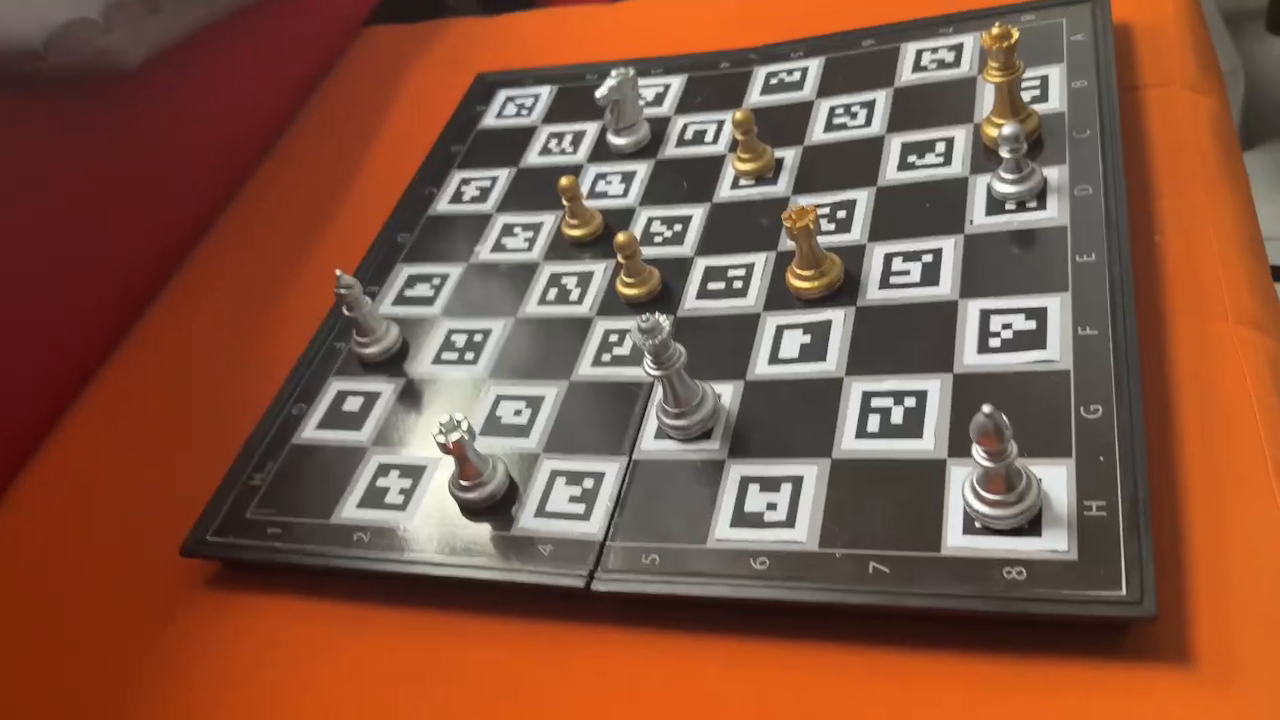
#> input picture frame 39 of videochess/chessboard2.mp4, 1280 x 720 px, given in place of the camera
$ python run_chess_pipeline.py
#> lines starting #> are read from the running program, lines starting #| are printed output that depends on the picture
### mono_eye/chess_pipeline.py
"""Pipeline tích hợp: Camera Pose (ChArUco) → Phát hiện quân cờ (YOLO) → Chiếu tọa độ 3D."""
from __future__ import annotations

from dataclasses import dataclass, field
from pathlib import Path
import time
from typing import Any, Optional

import cv2
import numpy as np

from mono_eye.camera_io import CameraModel, load_camera_yaml
from mono_eye.chess_board_grid import BoardGrid8x8, compensate_piece_occlusions, get_piece_true_height
from mono_eye.chess_detectors import ChessPieceDetector
from mono_eye.config import ROOT
from mono_eye.pose import CameraPose, PoseEstimator, UnifiedPoseEstimator
from mono_eye.projection import ProjectionProcessor


@dataclass
class ChessResult:
    """Kết quả xử lý định vị quân cờ cho một khung hình.

    Attributes:
        timestamp: Mốc thời gian xử lý khung hình.
        frame_id: Số thứ tự khung hình.
        pose: Tư thế camera ước lượng (CameraPose).
        pieces: Danh sách quân cờ phát hiện kèm tọa độ 3D và ô cờ (mm).
        fen: Chuỗi FEN biểu diễn vị trí các quân cờ trên bàn.
        board_type: Loại bảng được nhận diện ('charuco' hoặc 'chessboard_8x8').
    """

    timestamp: float
    frame_id: int
    pose: CameraPose
    pieces: list[dict[str, Any]] = field(default_factory=list)
    fen: str = ""
    board_type: str = "auto"

    # [46 lines left out: functions valid_pieces, num_pieces, as_dict, not called in this run]


class ChessMonoEyePipeline:
    """Pipeline định vị quân cờ 3D sử dụng một camera hỗ trợ bảng kép (ChArUco & Bàn cờ 8x8)."""

    def __init__(
        self,
        camera_config: str | Path = "data/calib/camera.yaml",
        camera: Optional[CameraModel] = None,
        board_config: str | Path = "bang_calib_A4.yaml",
        board_type: str = "auto",
        chessboard_config: str | Path = "configs/banco_8x8.yaml",
        piece_model_path: str | Path = "data/models/best.pt",
        detector: Optional[ChessPieceDetector] = None,
        pose_estimator: Optional[Any] = None,
        conf_threshold: float = 0.5,
        plane_z: float = 0.0,
        device: str = "auto",
        max_reproj_error_px: float = 6.0,
    ):
        """Khởi tạo ChessMonoEyePipeline.

        Args:
            camera_config: Đường dẫn file camera.yaml (nếu camera=None).
            camera: Đối tượng CameraModel nạp sẵn (tùy chọn).
            board_config: Đường dẫn cấu hình bảng ChArUco (YAML).
            board_type: Chế độ bảng ('auto', 'charuco', 'chessboard').
            chessboard_config: Đường dẫn cấu hình bàn cờ 8x8 (YAML).
            piece_model_path: Đường dẫn tới weights YOLO phát hiện quân cờ (.pt).
            detector: Đối tượng ChessPieceDetector nạp sẵn (tùy chọn).
            pose_estimator: Đối tượng PoseEstimator / UnifiedPoseEstimator nạp sẵn (tùy chọn).
            conf_threshold: Ngưỡng tin cậy nhận diện quân cờ (mặc định 0.5).
            plane_z: Cao độ mặt phẳng bàn chứa quân cờ (mm, mặc định 0.0).
            device: Thiết bị chạy inference ('auto', 'cuda', 'cpu').
            max_reproj_error_px: Sai số tái chiếu tối đa (px, mặc định 6.0).
        """
        # 1. Nạp CameraModel
        if camera is not None:
            self.camera = camera
        else:
            cam_path = Path(camera_config)
            if not cam_path.is_file():
                alt_path = ROOT / camera_config
                if alt_path.is_file():
                    cam_path = alt_path
            self.camera = load_camera_yaml(cam_path)

        # 2. Khởi tạo PoseEstimator hỗ trợ bảng kép
        self.board_type = str(board_type).lower()
        self.board_config = board_config
        self.chessboard_config = chessboard_config
        self.max_reproj_error_px = max_reproj_error_px

        if pose_estimator is not None:
            self.pose_estimator = pose_estimator
        else:
            self.pose_estimator = UnifiedPoseEstimator(
                camera=self.camera,
                mode=self.board_type,
                charuco_config=board_config,
                chessboard_config=chessboard_config,
                max_reproj_error_px=max_reproj_error_px,
            )

        # 3. Khởi tạo ProjectionProcessor chiếu pixel sang 3D mặt phẳng plane_z
        self.projection = ProjectionProcessor(
            K=self.camera.K,
            dist=self.camera.dist,
            plane_z=plane_z,
        )

        # 4. Khởi tạo ChessPieceDetector
        if detector is not None:
            self.detector = detector
        else:
            self.detector = ChessPieceDetector(
                model_path=piece_model_path,
                conf_threshold=conf_threshold,
                device=device,
            )

        # 5. Khởi tạo mô hình lưới bàn cờ 8x8
        self.grid_8x8 = BoardGrid8x8(square_size_mm=40.0)

        self.plane_z = float(plane_z)
        self.frame_id = 0

    # [273 lines left out: functions process_frame, visualize, not called in this run]

### mono_eye/camera_io.py
"""Đọc camera.yaml do `do_fov.py export` ghi ra (cv::FileStorage)."""
from __future__ import annotations

from dataclasses import dataclass
from pathlib import Path

import cv2
import numpy as np


@dataclass(frozen=True)
class CameraModel:
    K: np.ndarray       # ma trận camera 3x3
    dist: np.ndarray    # hệ số méo
    width: int
    height: int

    @property
    def camera_matrix(self) -> np.ndarray:
        return self.K

    # [28 lines left out: functions check_frame, scale_to, not called in this run]


def load_camera_yaml(path: str | Path) -> CameraModel:
    # Đọc nội dung bằng Python rồi đưa cho OpenCV dạng chuỗi: tránh việc cv2.FileStorage mở file
    # bằng bảng mã ANSI trên Windows (đường dẫn có dấu tiếng Việt có thể mở không được).
    p = Path(path)
    if not p.is_file():
        raise FileNotFoundError(f"Không tìm thấy file camera: {path}")
    fs = cv2.FileStorage(p.read_text(encoding="utf-8"),
                         cv2.FILE_STORAGE_READ | cv2.FILE_STORAGE_MEMORY)
    if not fs.isOpened():
        raise ValueError(f"Không đọc được nội dung camera.yaml: {path}")
    try:
        K = fs.getNode("camera_matrix").mat()
        dist = fs.getNode("distortion_coefficients").mat()
        width = int(fs.getNode("image_width").real())
        height = int(fs.getNode("image_height").real())
    finally:
        fs.release()
    if K is None or dist is None:
        raise ValueError(f"{path} thiếu camera_matrix hoặc distortion_coefficients")
    if width <= 0 or height <= 0:
        raise ValueError(f"{path} có kích thước ảnh không hợp lệ: {width}x{height}")
    return CameraModel(K=K, dist=dist.reshape(-1), width=width, height=height)

### scripts/run_chess_pipeline.py
"""Chạy kiểm thử Chess Piece 3D Localization Pipeline (trên camera hoặc file ảnh)."""
from __future__ import annotations

import argparse
from pathlib import Path
import sys
import time
import cv2
import numpy as np

if sys.platform == "win32" and hasattr(sys.stdout, "reconfigure"):
    sys.stdout.reconfigure(encoding="utf-8", errors="replace")

ROOT = Path(__file__).resolve().parents[1]
if str(ROOT) not in sys.path:
    sys.path.insert(0, str(ROOT))

from mono_eye.chess_pipeline import ChessMonoEyePipeline

DEFAULT_CALIB = ROOT / "data" / "calib" / "camera.yaml"
DEFAULT_BOARD = ROOT / "bang_calib_A4.yaml"
DEFAULT_CHESSBOARD = ROOT / "configs" / "banco_8x8.yaml"
DEFAULT_MODEL = ROOT / "data" / "models" / "best.pt"


def find_working_camera(preferred: list[int] = (1, 0, 2)) -> int:
    """Tự động tìm camera khả dụng và có hình ảnh sáng rõ (không bị màn đen)."""
#> called with preferred = (1, 0, 2)
    for idx in preferred:
        cap = cv2.VideoCapture(idx)
        if cap.isOpened():
            for _ in range(3):
                cap.read()
#> this loop made 3 passes
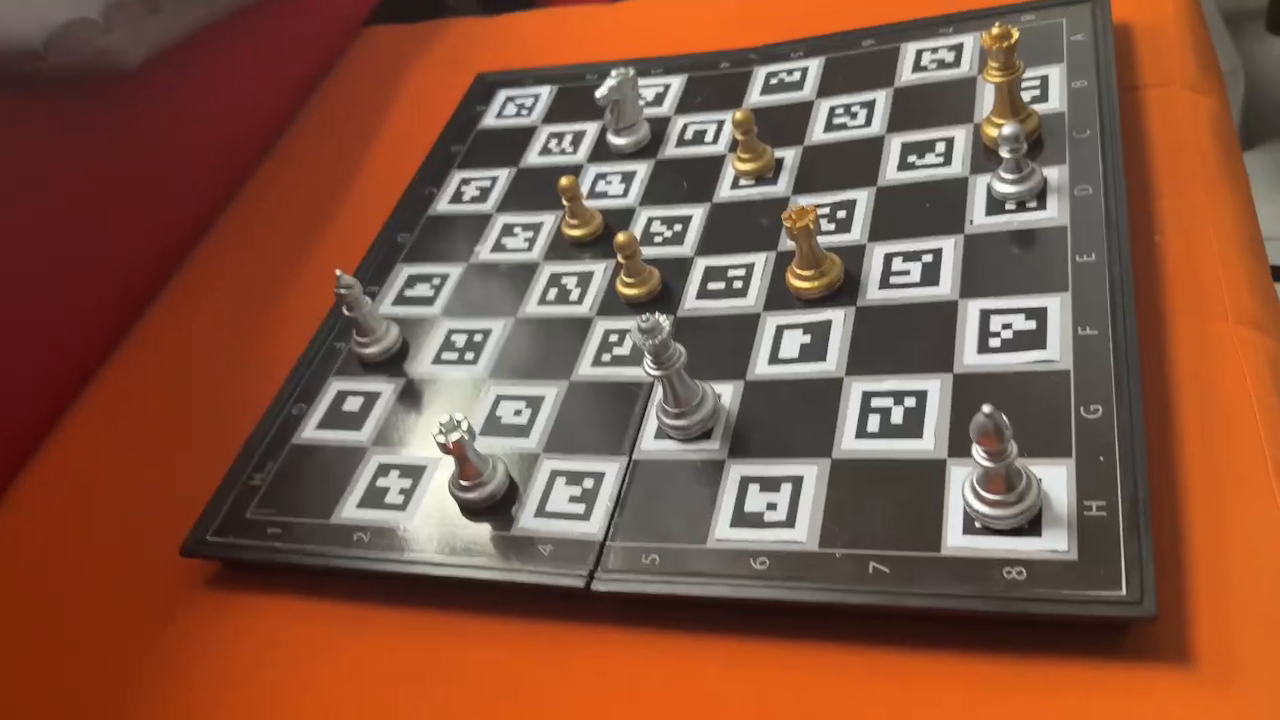
#> input picture frame 39 of videochess/chessboard2.mp4, 1280 x 720 px, given in place of the camera
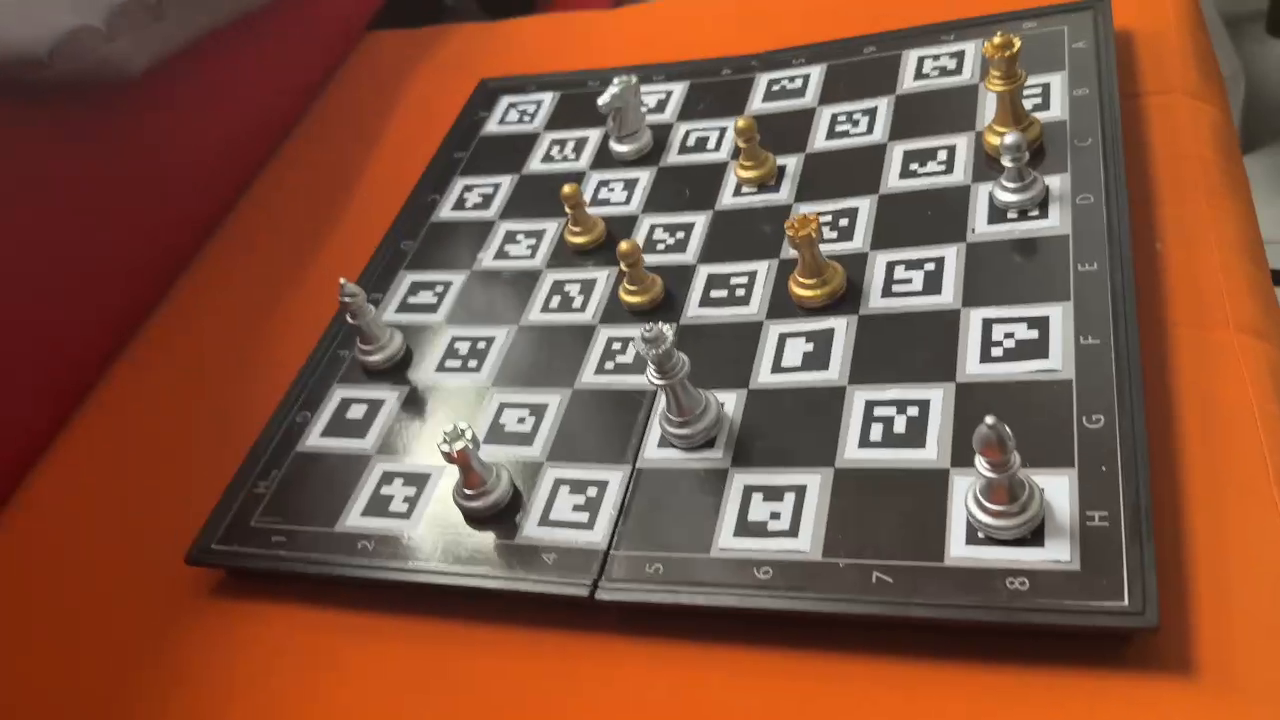
#> input picture frame 40 of videochess/chessboard2.mp4, 1280 x 720 px, given in place of the camera
            ret, frame = cap.read()
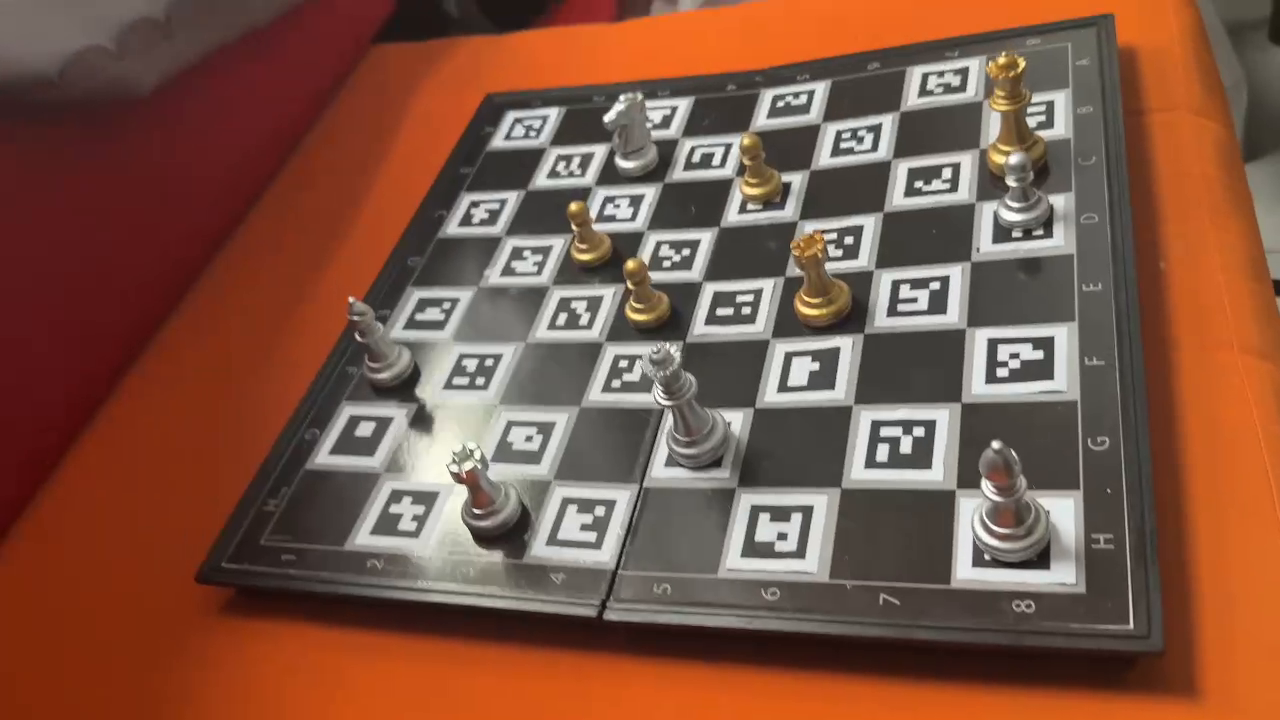
#> input picture frame 42 of videochess/chessboard2.mp4, 1280 x 720 px, given in place of the camera
#> frame is the input picture: shape (720, 1280, 3); mean B, G, R 66.6, 84.5, 126.2
            cap.release()
            if ret and frame is not None and frame.mean() > 25:
                return idx
    return 0


def run_pipeline(
    source: int | str = "auto",
    calib_file: Path = DEFAULT_CALIB,
    board_file: Path = DEFAULT_BOARD,
    chessboard_file: Path = DEFAULT_CHESSBOARD,
    board_type: str = "auto",
    model_file: Path = DEFAULT_MODEL,
    conf_threshold: float = 0.5,
    plane_z: float = 0.0,
    device: str = "auto",
    show: bool = True,
):
    print("=" * 60)
    print("Khởi tạo Chess Mono Eye 3D Localization Pipeline...")
    print(f"Calibration: {calib_file}")
    print(f"Board Mode: {board_type}")
    print(f"ChArUco Board: {board_file}")
    print(f"Chessboard 8x8: {chessboard_file}")
    print(f"YOLO Model: {model_file}")
    print(f"Confidence Threshold: {conf_threshold}")
    print(f"Table Plane Z: {plane_z} mm")
    print(f"Device: {device}")
    print("=" * 60)

    # Tự động chọn camera nếu source="auto"
    if isinstance(source, str) and source.lower() == "auto":
        detected_cam = find_working_camera()
        print(f"[*] Chế độ 'auto': Đã tự động chọn Camera Index {detected_cam} (có tín hiệu hình ảnh).")
        source = detected_cam

    pipeline = ChessMonoEyePipeline(
        camera_config=calib_file,
        board_config=board_file,
        board_type=board_type,
        chessboard_config=chessboard_file,
        piece_model_path=model_file,
        conf_threshold=conf_threshold,
        plane_z=plane_z,
        device=device,
    )

    # Nếu source là đường dẫn tới ảnh tĩnh
    if (
        isinstance(source, str)
        and Path(source).is_file()
        and Path(source).suffix.lower() in [".jpg", ".jpeg", ".png", ".bmp", ".webp"]
    ):
        img_path = Path(source)
        frame = cv2.imread(str(img_path))
        if frame is None:
            print(f"Lỗi: Không thể mở file ảnh {img_path}")
            return

        img_w, img_h = frame.shape[1], frame.shape[0]
        if (img_w, img_h) != (pipeline.camera.width, pipeline.camera.height):
            print(f"[*] Ảnh {img_path.name} ({img_w}x{img_h}) khác độ phân giải hiệu chuẩn ({pipeline.camera.width}x{pipeline.camera.height}).")
            print(f"[*] Tự động điều chỉnh thang đo ma trận camera K cho ảnh {img_w}x{img_h}...")
            sx = img_w / pipeline.camera.width
            sy = img_h / pipeline.camera.height
            K_scaled = pipeline.camera.K.copy()
            K_scaled[0, 0] *= sx
            K_scaled[0, 2] *= sx
            K_scaled[1, 1] *= sy
            K_scaled[1, 2] *= sy
            from mono_eye.camera_io import CameraModel
            scaled_cam = CameraModel(K=K_scaled, dist=pipeline.camera.dist, width=img_w, height=img_h)
            pipeline = ChessMonoEyePipeline(
                camera=scaled_cam,
                board_config=board_file,
                board_type=board_type,
                chessboard_config=chessboard_file,
                piece_model_path=model_file,
                conf_threshold=conf_threshold,
                plane_z=plane_z,
                device=device,
            )

        result = pipeline.process_frame(frame)
        print(f"Board detected: {result.board_type.upper()}")
        print(f"Pose valid: {result.pose.valid}")
        if result.pose.valid:
            c = result.pose.camera_center
            print(f"Tâm camera: X={c[0]:.1f}, Y={c[1]:.1f}, Z={c[2]:.1f} mm")
            print(f"Sai số tái chiếu (RMS): {result.pose.reproj_error_px:.2f} px")

        if result.fen:
            print(f"FEN: {result.fen}")

        print(f"Phát hiện {result.num_pieces} quân cờ:")
        for idx, p in enumerate(result.pieces, 1):
            pos = p.get("position_3d")
            pos_str = f"({pos[0]:.1f}, {pos[1]:.1f}, {pos[2]:.1f}) mm" if pos is not None else "Không xác định"
            sq_str = f"[{p.get('square', '?')}] " if p.get("square") else ""
            print(f"  [{idx}] {sq_str}{p['class_name']} ({p['fen_char']}) conf={p['confidence']:.2f} -> 3D: {pos_str}")

        vis = pipeline.visualize(frame, result)
        if show:
            cv2.imshow("Chess 3D Pipeline (Nhan phim bat ky de thoat)", vis)
            cv2.waitKey(0)
            cv2.destroyAllWindows()
        return

    # Nếu source là Camera index hoặc video
    cap = cv2.VideoCapture(source)
    if not cap.isOpened():
        print(f"Lỗi: Không thể mở camera hoặc nguồn video: {source}")
        return

    # Cố định độ phân giải theo hiệu chuẩn
    cap.set(cv2.CAP_PROP_FRAME_WIDTH, pipeline.camera.width)
    cap.set(cv2.CAP_PROP_FRAME_HEIGHT, pipeline.camera.height)

    print(f"Đang chạy camera (Source: {source})...")
    print("  -> Nhấn 'q' hoặc ESC để thoát.")
    print("  -> Nhấn 'c' để chuyển đổi giữa Camera 0 và Camera 1.")
    prev_time = time.time()
    black_frame_warned = False

    while True:
        ret, frame = cap.read()
        if not ret:
            print("Kết thúc luồng video hoặc mất tín hiệu camera.")
            break

        now = time.time()
        fps = 1.0 / max(1e-5, now - prev_time)
        prev_time = now

        result = pipeline.process_frame(frame)
        vis = pipeline.visualize(frame, result)

        # Kiểm tra nếu màn hình bị đen
        if frame.mean() < 25.0:
            if not black_frame_warned:
                print(
                    f"\n[CẢNH BÁO] Camera {source} bị đen màn (độ sáng trung bình={frame.mean():.1f}/255)!\n"
                    f"  - Nguyên nhân: Nắp che webcam (Privacy Shutter) đang đóng HOẶC đây là webcam phụ.\n"
                    f"  - Khắc phục: Nhấn phím 'c' trên cửa sổ để chuyển sang Camera khác, hoặc chạy với: --source 1\n"
                )
                black_frame_warned = True

            cv2.putText(
                vis,
                f"CANH BAO: Camera {source} bi toi/den! Nhan 'c' de doi camera hoac mo nap che webcam",
                (10, vis.shape[0] - 25),
                cv2.FONT_HERSHEY_SIMPLEX,
                0.55,
                (0, 0, 255),
                2,
                cv2.LINE_AA,
            )

        # Vẽ thêm FPS & Nguồn Camera
        cv2.putText(
            vis,
            f"FPS: {fps:.1f} | Cam: {source} (Bam 'c' de doi)",
            (10, 50),
            cv2.FONT_HERSHEY_SIMPLEX,
            0.6,
            (255, 255, 0),
            2,
            cv2.LINE_AA,
        )

        if show:
            cv2.imshow("Chess Mono Eye 3D Localization", vis)
            key = cv2.waitKey(1) & 0xFF
            if key in (27, ord("q"), ord("Q")):
                break
            elif key in (ord("c"), ord("C")):
                if isinstance(source, int):
                    next_source = 1 if source == 0 else 0
                    print(f"[*] Đang chuyển camera sang Index {next_source}...")
                    cap.release()
                    source = next_source
                    cap = cv2.VideoCapture(source)
                    cap.set(cv2.CAP_PROP_FRAME_WIDTH, pipeline.camera.width)
                    cap.set(cv2.CAP_PROP_FRAME_HEIGHT, pipeline.camera.height)
                    black_frame_warned = False
        else:
            if pipeline.frame_id % 30 == 0:
                print(f"[*] Frame {pipeline.frame_id}: Board={result.board_type.upper()}, Pose={result.pose.valid}, RMS={result.pose.reproj_error_px:.2f}px, Pieces={result.num_pieces}")

    cap.release()
    if show:
        cv2.destroyAllWindows()


def main():
    parser = argparse.ArgumentParser(description="Chạy Chess 3D Localization Pipeline.")
    parser.add_argument("--source", default="auto", help="Camera index (ví dụ: 'auto', 0, 1) hoặc đường dẫn file ảnh/video.")
    parser.add_argument("--board-type", choices=("auto", "charuco", "chessboard"), default="auto",
                        help="Chế độ nhận diện bảng ('auto', 'charuco', 'chessboard').")
    parser.add_argument("--conf", type=float, default=0.5, help="Ngưỡng độ tin cậy YOLO.")
    parser.add_argument("--plane-z", type=float, default=0.0, help="Cao độ mặt phẳng bàn (mm).")
    parser.add_argument("--device", default="auto", help="Inference device: 'auto', 'cuda', 'cuda:0', 'cpu'.")
    parser.add_argument("--no-show", action="store_true", help="Không mở cửa sổ GUI hiển thị.")
    args = parser.parse_args()

    source = int(args.source) if args.source.isdigit() else args.source
    run_pipeline(
        source=source,
        board_type=args.board_type,
        conf_threshold=args.conf,
        plane_z=args.plane_z,
        device=args.device,
        show=not args.no_show,
    )


if __name__ == "__main__":
#> (the run stopped early here; a loop or call above may not have finished)
